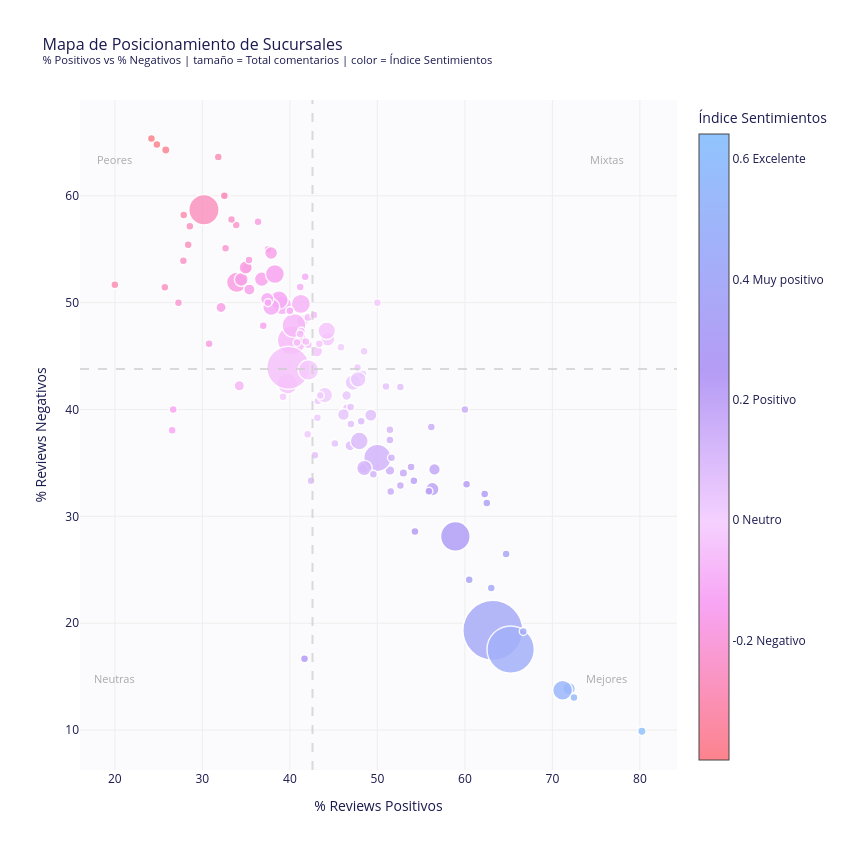

The cell this chart's notebook holds for it:
### Code cell
import pandas as pd
import plotly.graph_objects as go

# -- Carga de datos --
resumen_sucursal = pd.read_csv('data/resumen_por_sucursal.csv', encoding='utf-8-sig')

# -- Gráfico --
# tamaño de burbujas: escala el total de reviews a un rango de 8 a 60 píxeles
# .clip(lower=8) asegura que ninguna burbuja sea más pequeña que 8px
resumen_sucursal['sizes'] = (
    resumen_sucursal['total_reviews'] * 60 / resumen_sucursal['total_reviews'].max()
).clip(lower=8)

# Líneas de cuadrante: mediana de positivos y negativos para dividir el gráfico en 4 cuadrantes
med_pos = resumen_sucursal['pct_positivos'].median()
med_neg = resumen_sucursal['pct_negativos'].median()

# Figura
fig = go.Figure()

# burbujas: Agrega un scatter plot donde cada punto es una sucursal
fig.add_trace(go.Scatter( 
    x=resumen_sucursal['pct_positivos'],               # eje X = % reviews positivos
    y=resumen_sucursal['pct_negativos'],               # eje Y = % reviews negativos
    mode='markers',                                    # solo puntos, sin líneas
    marker=dict(
        size=resumen_sucursal['sizes'],                # tamaño = volúmen de reviews
        color=resumen_sucursal['indice_sentimientos'], # color = índice calculado
        colorscale=[
            # Gradiente de color: rosa (negativo) - morado (neutro) - azul (positivo)
            [0.0,  '#fc838d'],
            [0.25, '#f8a5f4'],
            [0.38, '#f5d1ff'],
            [0.62, '#b59cf5'],
            [1.0,  '#91c4fd'],
        ],
        showscale=True,   # muestra la barra lateral de colores
        colorbar=dict(
            title=dict(
                text='Índice Sentimientos',
                font=dict(color=AZUL_OSCURO),
            ),
            tickfont=dict(color=AZUL_OSCURO),
            tickmode='array',   # marcas manuales en posiciones específicas
            tickvals=[-0.4, -0.2, 0, 0.2, 0.4, 0.6],   # posiciones
            ticktext=[                                 # etiquetas
                '-0.4 Muy negativo',
                '-0.2 Negativo',
                '0 Neutro',
                '0.2 Positivo',
                '0.4 Muy positivo',
                '0.6 Excelente',
            ],
        ),
        opacity=0.85,                        # 85% opacidad para ver superposiciones
        line=dict(color='white', width=1.5), # borde blanco de cada burbuja
    ),
    # Tooltip: nombre en negritas
    # <extra></extra> elimina el texto adicional que plotly agrega por defecto
    hovertemplate='<b>%{text}</b><extra></extra>',
    text=resumen_sucursal['Sucursal'],
))

# cuadrantes 
fig.add_hline(y=med_neg, line_dash='dash', line_color='#ccc', opacity=0.7)
fig.add_vline(x=med_pos, line_dash='dash', line_color='#ccc', opacity=0.7)

# etiquetas de cuadrantes (x,y,texto,color)
anotaciones = [
    (resumen_sucursal['pct_positivos'].max() * 0.95, resumen_sucursal['pct_negativos'].max() * 0.97, 'Mixtas', '#aaa'), # arriba derecha
    (resumen_sucursal['pct_positivos'].max() * 0.95, resumen_sucursal['pct_negativos'].min() * 1.5,'Mejores', '#aaa'), # abajo derecha
    (resumen_sucursal['pct_positivos'].min(), resumen_sucursal['pct_negativos'].max() * 0.97, 'Peores', '#aaa'), # arriba izquierda
    (resumen_sucursal['pct_positivos'].min(), resumen_sucursal['pct_negativos'].min() * 1.5,'Neutras', '#aaa'), # abajo izquierda
]

for x, y, texto, color in anotaciones:
    fig.add_annotation(x=x, y=y, text=texto, showarrow=False,font=dict(color=color, size=11))

# -- Diseño general --
fig.update_layout(
    title=dict(
        text='Mapa de Posicionamiento de Sucursales<br>'
             '<sup>% Positivos vs % Negativos | tamaño = Total comentarios | color = Índice Sentimientos</sup>',
        font=dict(size=16, color=AZUL_OSCURO),
    ),
    xaxis=dict(title='% Reviews Positivos', tickfont=dict(color=AZUL_OSCURO), gridcolor='#eeeeee'),
    yaxis=dict(title='% Reviews Negativos', tickfont=dict(color=AZUL_OSCURO), gridcolor='#eeeeee'),
    plot_bgcolor=FONDO,  # color de fondo del área del gráfico
    paper_bgcolor='white',     # color de fondo del área total
    font=dict(family=FUENTE, color=AZUL_OSCURO),
    width=850,
    height=850,
    hoverlabel=dict(
        bgcolor='white',           # fondo blanco del tooltip
        bordercolor='#c9b8f5',   # borde lila del tooltip
        font=dict(size=13, color=AZUL_OSCURO, family=FUENTE),
    ),
)

# -- Exporta y muestra --
# Guarda como HTML interactivo (se puede abrir en cualquier navegador)
fig.write_html('data/burbuja_interactiva.html')
print('✅Gráfico interactivo guardado en data/burbuja_interactiva.html')
fig.show()

### Figure 1 — Plotly figure (JSON) as saved in the notebook; plotly's stock layout.template omitted (floating-point values rounded to 4 significant figures)
{"data": [{"hovertemplate": "<b>%{text}</b><extra></extra>", "marker": {"color": [0.06559, 0.1656, 0.0257, 0.04858, -0.02533, -0.07464, 0.1486, 0.02118, 0.02777, 0.03582, 0.1261, -0.04904, -0.1143, -0.06225, 0.1327, -0.1118, -0.0325, 0.1228, 0.191, -0.03441, -0.08458, -0.07352, -0.1564, -0.2756, 0.2141, -0.1139, -0.05003, 0.03492, -0.1807, -0.07661, 0.04053, 0.403, -0.08959, -0.02632, 0.07992, -0.1788, -0.1454, 0.01393, -0.1159, 0.3696, -0.02482, -0.1594, 0.4427, -0.03846, 0.2438, -0.03732, 0.5299, 0.1684, 0.05481, 0.3407, 0.09866, 0.07127, 0.5255, 0.2724, -0.1062, 0.05665, 0.05076, -0.2333, -0.2482, -0.1201, -0.06295, 0.5524, 0.28, 0.05812, 0.01377, -0.3864, 0.1054, -0.1698, 0.02022, -0.06245, 0.02455, 0.1706, -0.3987, -0.05951, 0.1574, -0.1132, -0.262, 0.382, -0.1727, -0.2923, -0.05118, 0.3227, 0.2252, 0.2603, -0.06708, 0.1265, -0.222, 0.06537, 0.2334, 0.1865, -0.3029, -0.3755, -0.1829, 0.16, 0.06085, -0.06094, 0.02566, -0.09925, -0.2685, -0.0258, -0.2198, -0.1784, -0.1273, -0.1287, 0.1309, -0.1314, -0.1754, -0.1649, -0.2409, -0.3024, 0.09046, 0.1381, -0.09279, 0.08648, -0.1835, -0.1384, -0.2694, -0.1913, 0.01228, -0.2585, 0.2176, 0.6419, 0.4166, -0.273], "colorbar": {"tickfont": {"color": "#1a1a4e"}, "tickmode": "array", "ticktext": ["-0.4 Muy negativo", "-0.2 Negativo", "0 Neutro", "0.2 Positivo", "0.4 Muy positivo", "0.6 Excelente"], "tickvals": [-0.4, -0.2, 0, 0.2, 0.4, 0.6], "title": {"font": {"color": "#1a1a4e"}, "text": "Índice Sentimientos"}}, "colorscale": [[0, "#fc838d"], [0.25, "#f8a5f4"], [0.38, "#f5d1ff"], [0.62, "#b59cf5"], [1, "#91c4fd"]], "line": {"color": "white", "width": 1.5}, "opacity": 0.85, "showscale": true, "size": [8.0, 8.0, 8.0, 9.374, 8.0, 12.2, 9.745, 8.0, 8.0, 15.82, 10.63, 8.0, 17.68, 8.492, 27.47, 19.21, 11.74, 15.59, 11.74, 20.79, 10.44, 28.96, 14.76, 30.44, 13.69, 18.56, 43.02, 15.82, 20.65, 23.85, 9.884, 60.0, 19.35, 20.6, 10.39, 10.72, 19.03, 15.82, 17.03, 8.0, 14.34, 11.42, 47.38, 8.0, 8.0, 17.63, 12.71, 8.0, 8.0, 8.0, 17.91, 12.34, 19.95, 8.0, 8.0, 8.0, 11.97, 8.0, 8.0, 13.27, 8.0, 8.0, 29.7, 8.0, 8.0, 8.0, 8.0, 13.87, 8.0, 8.0, 8.0, 8.585, 8.0, 8.0, 8.0, 8.0, 8.0, 8.0, 10.39, 8.0, 8.0, 8.0, 8.0, 8.0, 8.0, 8.0, 8.0, 8.0, 8.0, 8.0, 8.0, 8.445, 13.41, 8.0, 8.0, 8.0, 8.0, 8.0, 8.0, 8.0, 8.0, 8.0, 8.0, 8.0, 8.0, 8.0, 8.0, 12.99, 8.0, 8.0, 8.0, 8.0, 8.0, 8.0, 8.0, 8.0, 8.0, 8.0, 8.0, 8.0, 8.0, 8.445, 8.0, 8.0]}, "mode": "markers", "text": ["CULIACAN", "LOS MOCHIS", "MAZATLAN", "MEXICALI", "NAVOLATO", "AGUASCALIENTES", "HERMOSILLO", "ENSENADA", "CULIACAN CAÑADAS", "GUADALAJARA SAN JUAN", "LEON OBELISCO", "TEPIC", "AZCAPOTZALCO", "DURANGO", "PUEBLA", "TOLUCA", "GUADALAJARA TETLAN", "MONTERREY", "VERACRUZ", "CIUDAD AZTECA", "TONALA TONALTECAS", "TLALNEPANTLA", "SAN LUIS POTOSI", "TLALPAN", "IXTAPALUCA", "GUADALAJARA CIRCUNVALACION", "NEZAHUALCOYOTL", "TECAMAC", "IZTAPALAPA CENTRO", "LOS REYES-LA PAZ", "RIO DE LOS REMEDIOS", "CHALCO", "CULHUACAN", "COACALCO", "TULTITLAN", "TOLUCA CENTRAL", "ZAPOPAN CENTRO", "TLAJOMULCO", "CANCUN", "CULIACAN LAS TORRES", "PUEBLA XILOTZINGO", "METEPEC", "CELAYA", "SANTA CATARINA", "SAN CRISTOBAL DE LAS CASAS", "CUERNAVACA", "URUAPAN", "CORDOBA", "OAXACA", "VILLAHERMOSA TABASCO", "QUERETARO PIE DE LA CUESTA", "GUADALUPE", "ACAPULCO", "NOGALES", "SALAMANCA", "ZACATECAS", "PACHUCA", "LA PAZ", "PUEBLA SAN SEBASTIAN", "MONTERREY LA FE", "TIJUANA CUCAPAH", "CAMPECHE", "MONTERREY LINCOLN", "BOCA DEL RIO", "COLIMA", "TLAXCALA", "LEON TORRES LANDA", "ALVARO OBREGON", "GOMEZ PALACIO", "SAN LUIS POTOSI MUÑOZ", "CUAJIMALPA", "CIUDAD JUAREZ", "HUIXQUILUCAN", "PUEBLA EL PORVENIR", "SAN NICOLAS PLAZA OPCION", "MORELIA 3 PUENTES", "VERACRUZ NORTE", "TUXTLA GUTIERREZ 5TA NORTE", "PUERTO VALLARTA", "SAN JUAN DEL RIO", "HERMOSILLO MORELOS", "DELICIAS", "MANZANILLO", "CARDENAS", "CHIHUAHUA NUEVA ESPAÑA", "ACAPULCO RENACIMIENTO", "CIUDAD VICTORIA", "CULIACAN NAKAYAMA", "HERMOSILLO SOLIDARIDAD", "POZA RICA", "MONTERREY SAN BERNABE", "APODACA PLAZA CITADINA", "CUAUTITLAN", "CADEREYTA JIMENEZ", "ZAPOTLANEJO", "QUERETARO AV DE LA LUZ", "NUEVO LAREDO", "CIUDAD JUAREZ GOMEZ MORIN", "ESCOBEDO PLAZA LOS GIRASOLES", "LEON FRANCISCO VILLA", "TORREON PLAZA TRIANA", "SAN LUIS RIO COLORADO", "CANCUN LOPEZ PORTILLO", "JUAREZ", "EL SALTO", "DURANGO JUVENTUD", "CELAYA TECNOLOGICO", "BENITO JUAREZ", "TIJUANA MATAMOROS", "GUADALAJARA CRISTOBAL COLON", "SAN ANDRES CHOLULA", "LEON HIDALGO", "SAN LUIS POTOSI DE GALVEZ", "VILLAHERMOSA GREGORIO MENDEZ", "HERMOSILLO PALO VERDE", "CULIACAN UNIVERSITARIOS", "TIJUANA OTAY", "CUAUHTEMOC INSURGENTES", "QUERETARO REVOLUCION", "TIJUANA CASA BLANCA", "GUADALUPE AV JUAREZ", "SAN MARTIN TEXMELUCAN", "NICOLAS ROMERO", "ACAPULCO DIAMANTE"], "type": "scatter", "x": [46.97, 51.52, 43.14, 46.53, 50.0, 41.44, 51.43, 43.2, 48.33, 47.21, 48.47, 39.6, 38.85, 42.08, 50.0, 39.13, 43.08, 48.51, 56.52, 39.73, 34.22, 40.22, 36.79, 30.18, 56.27, 38.75, 39.81, 47.8, 33.93, 40.47, 46.48, 63.19, 41.25, 42.12, 46.88, 35.06, 38.29, 43.99, 37.87, 64.71, 44.34, 35.37, 65.23, 43.36, 54.29, 44.21, 71.9, 52.63, 46.95, 60.49, 47.93, 49.25, 71.16, 62.26, 40.0, 50.98, 46.12, 33.87, 27.83, 37.41, 41.32, 72.46, 58.91, 45.14, 43.48, 24.8, 51.43, 34.45, 42.03, 42.75, 47.73, 52.97, 24.18, 40.82, 56.16, 41.75, 32.63, 63.01, 32.14, 31.82, 42.11, 62.5, 55.88, 41.67, 41.18, 51.43, 32.65, 52.63, 60.19, 53.85, 20.0, 25.82, 34.95, 60.0, 42.86, 41.82, 48.48, 41.18, 28.38, 39.22, 27.27, 30.77, 37.5, 26.55, 49.54, 26.67, 37.5, 37.86, 33.33, 27.87, 48.15, 51.61, 40.0, 42.42, 36.36, 36.96, 32.5, 35.33, 45.83, 25.71, 54.17, 80.22, 66.67, 28.57], "y": [38.64, 32.32, 39.22, 40.1, 50.0, 48.29, 34.29, 40.8, 43.33, 42.52, 34.5, 45.54, 50.13, 48.63, 35.47, 49.76, 45.45, 34.52, 34.39, 42.41, 42.22, 46.47, 52.2, 58.69, 32.54, 50.25, 43.91, 42.82, 51.91, 47.86, 41.31, 19.33, 49.88, 43.69, 36.61, 53.25, 52.68, 41.35, 49.59, 26.47, 46.6, 51.22, 17.53, 46.15, 28.57, 47.37, 13.87, 32.89, 40.24, 24.07, 37.05, 39.47, 13.72, 32.08, 49.23, 42.16, 39.53, 57.26, 53.91, 50.35, 47.31, 13.04, 28.12, 36.81, 41.3, 64.8, 38.1, 52.17, 37.68, 48.85, 43.94, 34.05, 65.36, 46.26, 38.36, 52.43, 60.0, 23.29, 49.55, 63.64, 46.05, 31.25, 32.35, 16.67, 47.06, 37.14, 55.1, 42.11, 33.01, 34.62, 51.67, 64.29, 53.29, 40.0, 35.71, 46.36, 45.45, 51.47, 55.41, 41.18, 50.0, 46.15, 50.0, 38.05, 33.94, 40.0, 55.0, 54.64, 57.78, 58.2, 38.89, 35.48, 49.23, 33.33, 57.58, 47.83, 60.0, 54.0, 45.83, 51.43, 33.33, 9.89, 19.23, 57.14]}], "layout": {"annotations": [{"font": {"color": "#aaa", "size": 11}, "showarrow": false, "text": "Mixtas", "x": 76.21, "y": 63.4}, {"font": {"color": "#aaa", "size": 11}, "showarrow": false, "text": "Mejores", "x": 76.21, "y": 14.84}, {"font": {"color": "#aaa", "size": 11}, "showarrow": false, "text": "Peores", "x": 20, "y": 63.4}, {"font": {"color": "#aaa", "size": 11}, "showarrow": false, "text": "Neutras", "x": 20, "y": 14.84}], "font": {"color": "#1a1a4e", "family": "Open Sans"}, "height": 850, "hoverlabel": {"bgcolor": "white", "bordercolor": "#c9b8f5", "font": {"color": "#1a1a4e", "family": "Open Sans", "size": 13}}, "paper_bgcolor": "white", "plot_bgcolor": "#fbfbfd", "shapes": [{"line": {"color": "#ccc", "dash": "dash"}, "opacity": 0.7, "type": "line", "x0": 0, "x1": 1, "xref": "x domain", "y0": 43.8, "y1": 43.8, "yref": "y"}, {"line": {"color": "#ccc", "dash": "dash"}, "opacity": 0.7, "type": "line", "x0": 42.59, "x1": 42.59, "xref": "x", "y0": 0, "y1": 1, "yref": "y domain"}], "title": {"font": {"color": "#1a1a4e", "size": 16}, "text": "Mapa de Posicionamiento de Sucursales<br><sup>% Positivos vs % Negativos | tamaño = Total comentarios | color = Índice Sentimientos</sup>"}, "width": 850, "xaxis": {"gridcolor": "#eeeeee", "tickfont": {"color": "#1a1a4e"}, "title": {"text": "% Reviews Positivos"}}, "yaxis": {"gridcolor": "#eeeeee", "tickfont": {"color": "#1a1a4e"}, "title": {"text": "% Reviews Negativos"}}}}
